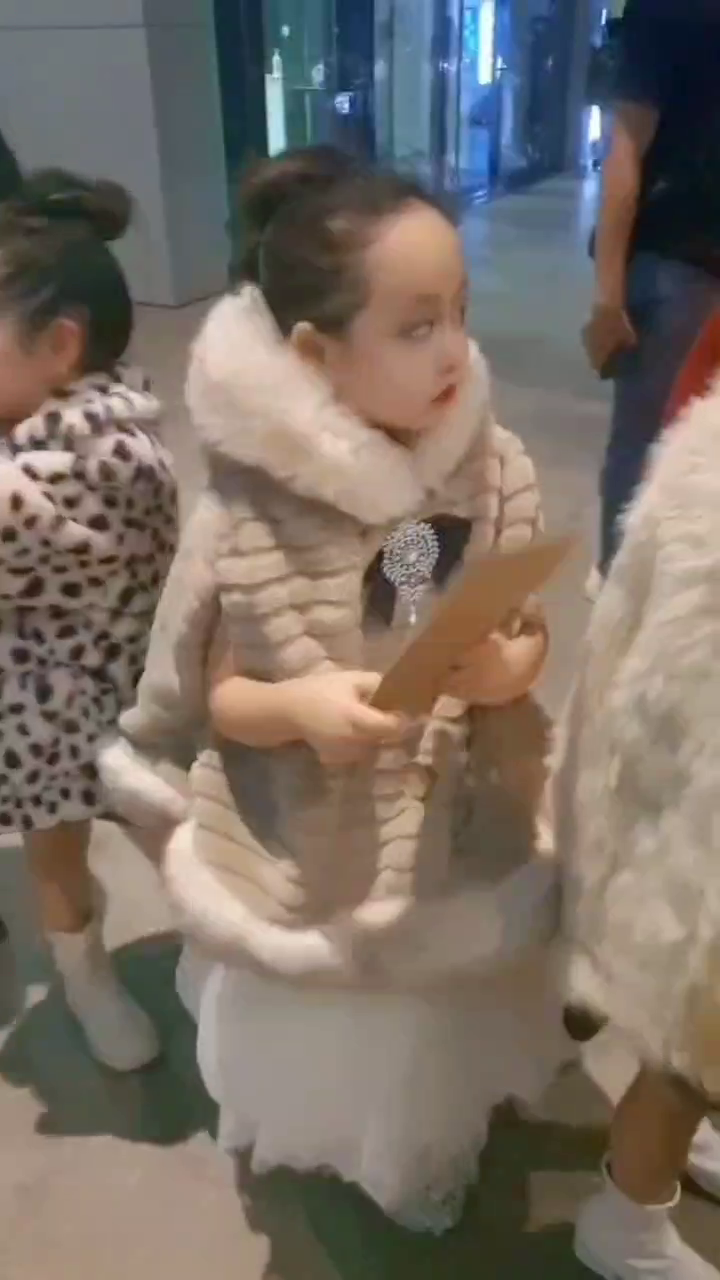
#> input picture frame 26 of references/video.mp4, 720 x 1280 px, given in place of input.mp4, which was not available
$ jupyter execute resize_video.ipynb
#> lines starting #> are read from the running program, lines starting #| are printed output that depends on the picture
[cell 1]
# Resize video

import cv2

# Read the input video
input_video = "input.mp4"
cap = cv2.VideoCapture(input_video)

# Get the original resolution of the input video
frame_width = int(cap.get(cv2.CAP_PROP_FRAME_WIDTH))
frame_height = int(cap.get(cv2.CAP_PROP_FRAME_HEIGHT))

# Set the output video resolution to 1080p
output_width = 1920
output_height = 1080

# Create the output video object
output_video = "output.mp4"
fourcc = cv2.VideoWriter_fourcc(*'mp4v')
out = cv2.VideoWriter(output_video, fourcc, 30, (output_width, output_height))

# Process each frame of the input video
while cap.isOpened():
    ret, frame = cap.read()
#> frame is the input picture: shape (1280, 720, 3); mean B, G, R 100.6, 109.8, 120.6
    if ret:
        # Resize the frame to 1080p resolution
        frame = cv2.resize(frame, (output_width, output_height))
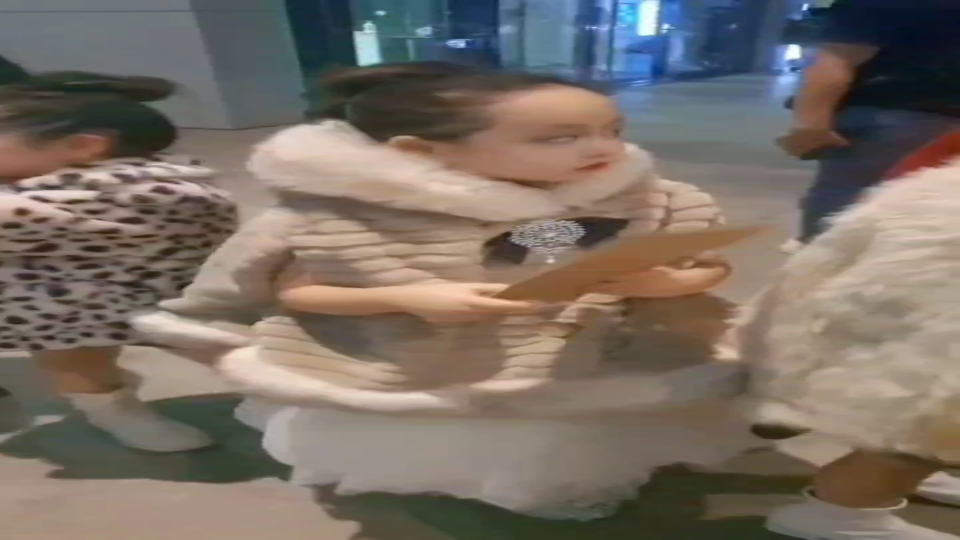
#> frame: shape (1080, 1920, 3) (shown at 1/2 size); mean B, G, R 100.5, 109.7, 120.5

        # Write the frame to the output video
        out.write(frame)

        # Display progress
        #print("Processing frame: ", cap.get(cv2.CAP_PROP_POS_FRAMES))
    else:
        break

# Release resources
cap.release()
out.release()
cv2.destroyAllWindows()

print("Video conversion complete!")


$ run again, starting later in the video
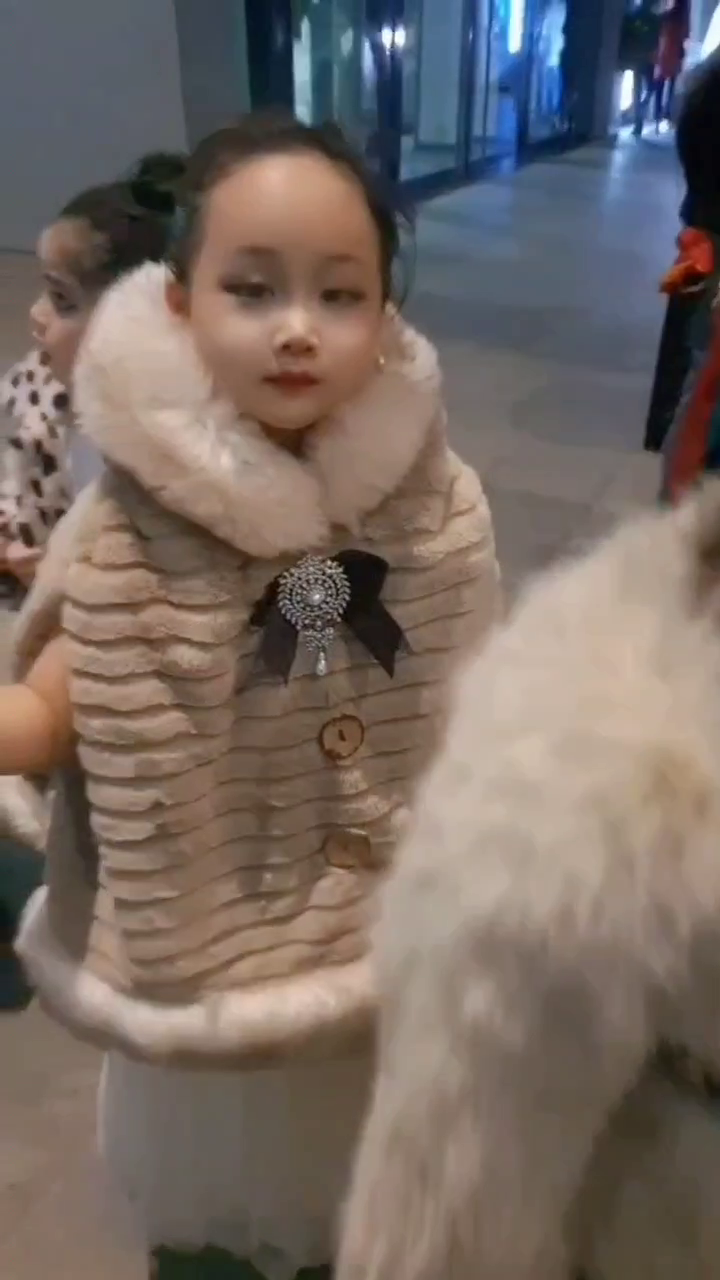
#> input picture frame 118 of references/video.mp4, 720 x 1280 px, given in place of input.mp4, which was not available
#> frame is the input picture: shape (1280, 720, 3); mean B, G, R 98.8, 105.5, 117.9
#> `frame = cv2.resize(frame, (output_width, output_height))`:
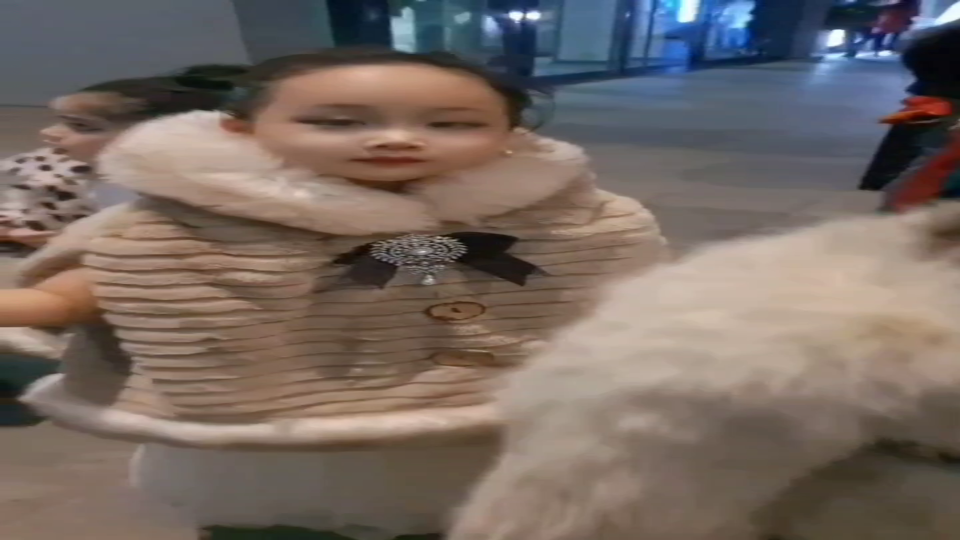
#> frame: shape (1080, 1920, 3) (shown at 1/2 size); mean B, G, R 98.8, 105.4, 117.8

$ run again, starting later in the video
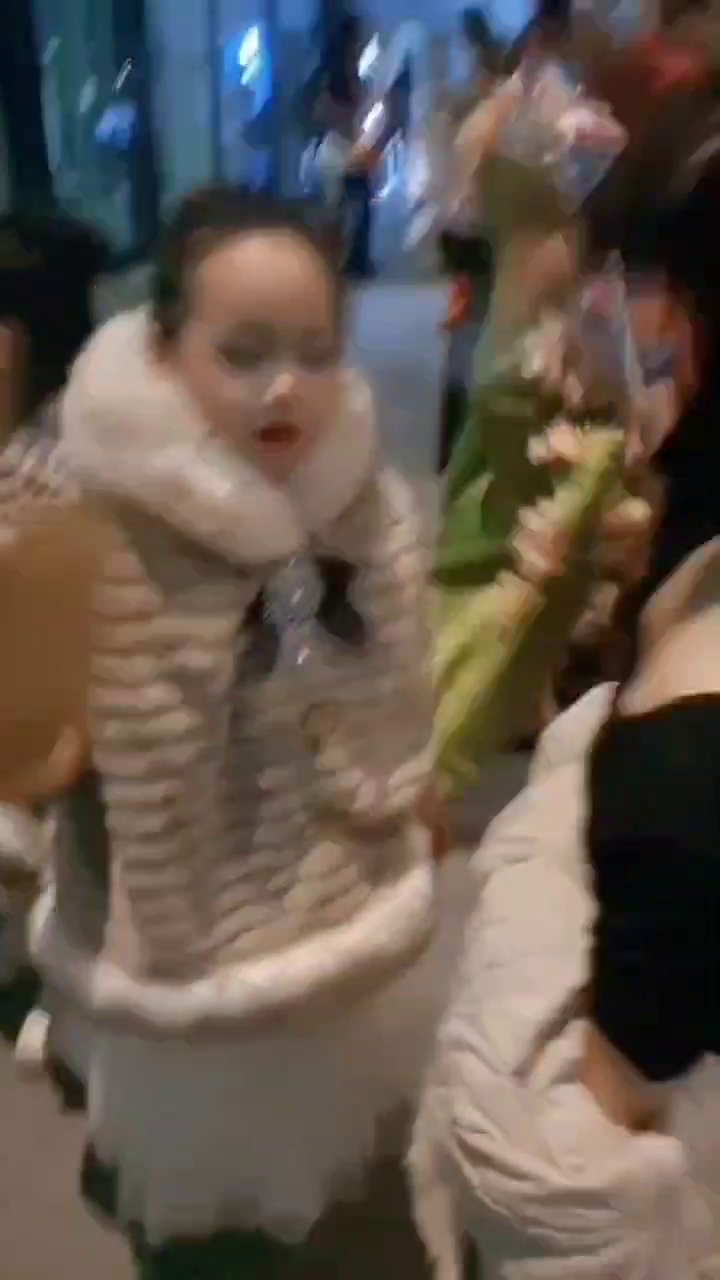
#> input picture frame 210 of references/video.mp4, 720 x 1280 px, given in place of input.mp4, which was not available
#> frame is the input picture: shape (1280, 720, 3); mean B, G, R 77.8, 86.9, 98.9
#> `frame = cv2.resize(frame, (output_width, output_height))`:
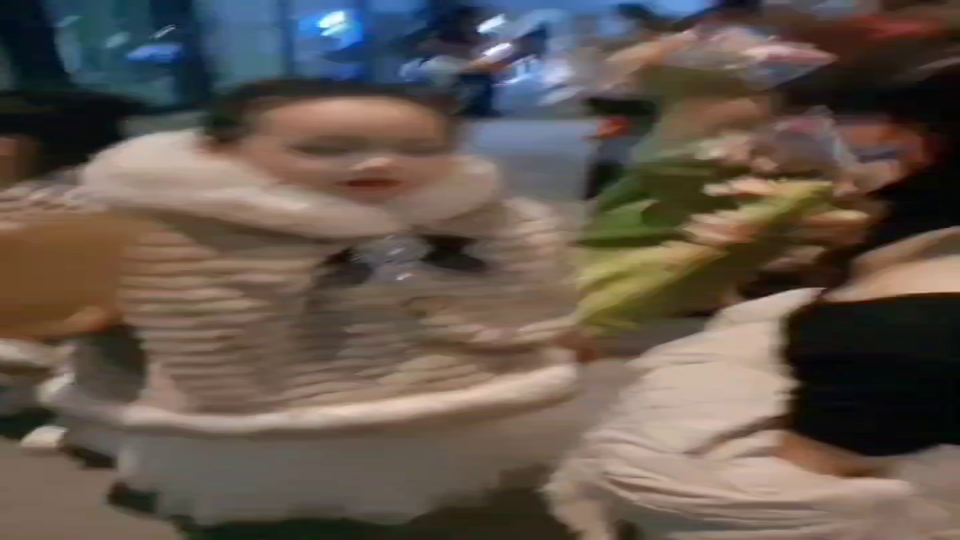
#> frame: shape (1080, 1920, 3) (shown at 1/2 size); mean B, G, R 77.8, 86.8, 98.8
